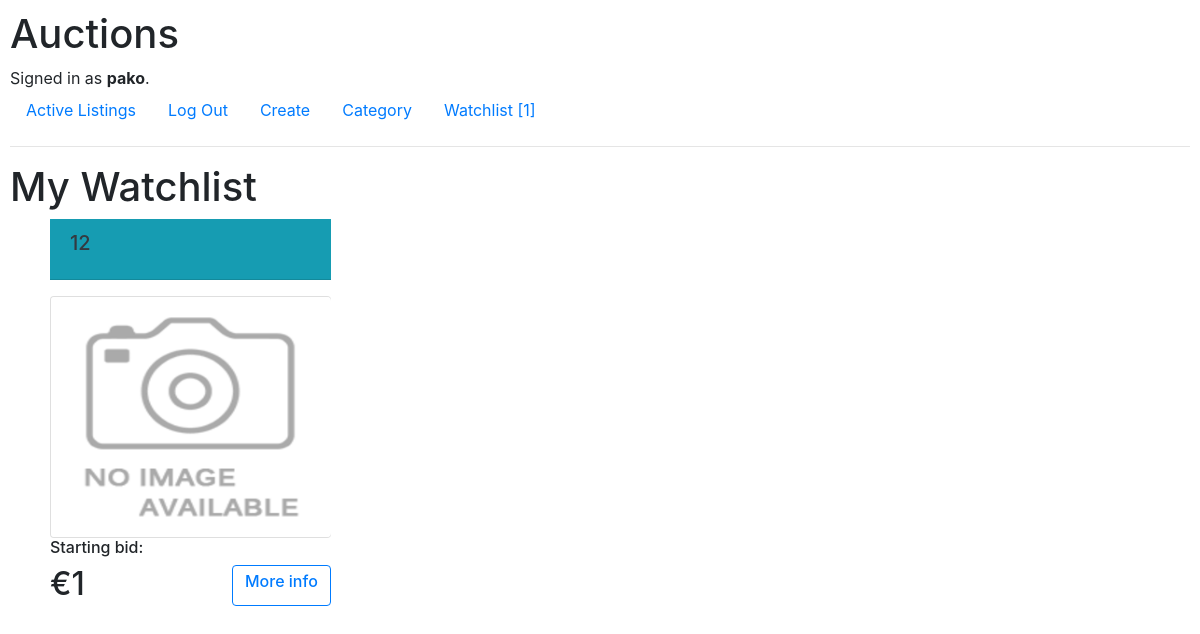
/watchlist/ (signed in), run on an earlier commit of the app's database.
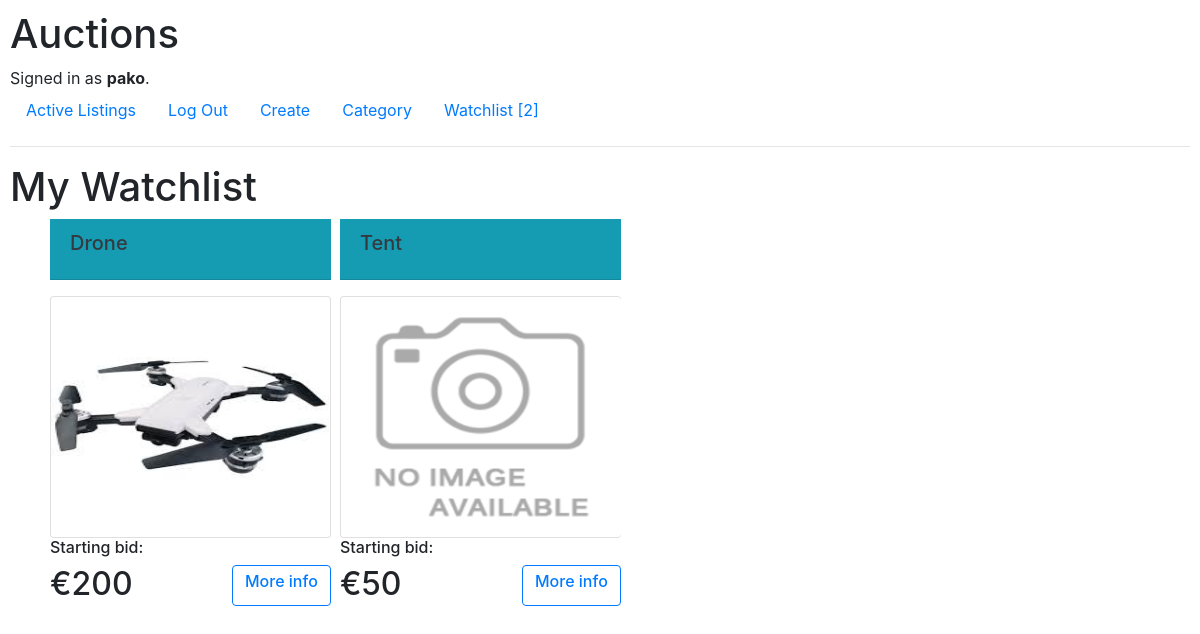
And on a later commit of the database.
### auctions/models.py (models this page shows, shortened)
class Watchlist(models.Model):
    user_id = models.ForeignKey(User, on_delete=models.CASCADE, related_name='user_idd')
    auction_id = models.ForeignKey(Auction, on_delete=models.CASCADE, related_name='auction_idd')

class Auction(models.Model):
    seller = models.ForeignKey(User, on_delete=models.CASCADE, related_name='bidder')
    title = models.CharField(max_length=60)
    subtitle = models.CharField(max_length=1200)
    start_bit = models.IntegerField()
    image = ResizedImageField(size=[500, 500], quality=100, null=True, blank=True, upload_to="images/")
    data = models.DateTimeField(auto_now=True)
    select_category = models.ForeignKey(Category, on_delete=models.CASCADE, related_name='categories', default=None)
    status = models.CharField(max_length=7, choices=STATUS, default='active')

### auctions/views.py (the view)
# urls.py: path("watchlist/", views.watchlist, name='watchlist'),
@login_required
def watchlist(request):
    user_id = request.user
    user_watchlist = Watchlist.objects.filter(user_id=user_id)
    count = Watchlist.objects.filter(user_id=user_id).count()
    return render(request, "auctions/watchlist.html", {
        'lists': user_watchlist,
        'count': count
    })

### auctions/templates/auctions/watchlist.html (shortened to what this page needs)
{% extends "auctions/layout.html" %}
{% load static %}
{% block body %}
    <h1>My Watchlist </h1>
<div style="display: grid; grid-template-columns: 25% 25% 25% 25%; padding-left: 20px; ">
    {% for list in lists %}
        <div style="padding-left: 20px; width: 18.8rem; padding-bottom: 80px">
            <div class="card-title text-dark bg-info mb-3">
                  <div class="card-header">
                    <h5 class="card-title">{{ list.auction_id.title }}</h5>
                  </div>
            </div>
            <div class="card">
                {% if list.auction_id.image %}
                    <img src="{{ list.auction_id.image.url }}" class="rounded" style="width: 17.4rem; height: 15rem">
                {% else %}
                    <img src="{% static 'auctions/images/default.png' %}" class="rounded" style="width: 17.5rem; height: 15rem">
                {% endif %}
            </div>
            <h6>Starting bid:</h6><h2> €{{ list.auction_id.start_bit }}
            <div class="btn btn-outline-primary"  style="float: right;"><h6><a href="{% url 'item' list.auction_id.id %}">{{ item }}More info</a></h6></div> </h2>
        </div>
        {% endfor %}
 </div>
{% endblock %}

### auctions/templates/auctions/layout.html (shortened to what this page needs)
{% load static %}
<!DOCTYPE html>
<html lang="en">
    <head>
        <link rel="stylesheet" href="https://stackpath.bootstrapcdn.com/bootstrap/4.4.1/css/bootstrap.min.css">
        <link href="{% static 'auctions/styles.css' %}" rel="stylesheet">
    </head>
    <body>
        <h1>Auctions</h1>
        <div>
            {% if user.is_authenticated %}
                Signed in as <strong>{{ user.username }}</strong>.
            {% else %}
                Not signed in.
            {% endif %}
        </div>
        <ul class="nav">
            <li class="nav-item">
                <a class="nav-link" href="{% url 'index' %}">Active Listings</a>
            </li>
            {% if user.is_authenticated %}
                <li class="nav-item">
                    <a class="nav-link" href="{% url 'logout' %}">Log Out</a>
                </li>
                <li class="nav-item">
                    <a class="nav-link" href="{% url 'create' %}">Create</a>
                </li>
                <li class="nav-item">
                    <a class="nav-link" href="{% url 'categories' %}">Category</a>
                </li>
                <li class="nav-item">
                    <a class="nav-link" href="{% url 'watchlist' %}">Watchlist [{{ count }}]</a>
                </li>
            {% endif %}
        </ul>
        <hr>
        {% block body %}
        {% endblock %}
    </body>
</html>

What changed in the data, as far as the page shows it:
removed Watchlist: auction_id "12", auction_id.start_bit "1"
added Watchlist: auction_id "Drone", auction_id.image (picture), auction_id.start_bit "200"
added Watchlist: auction_id "Tent", auction_id.start_bit "50"
Also different on the page:
{{ count }}: "1" → "2"
